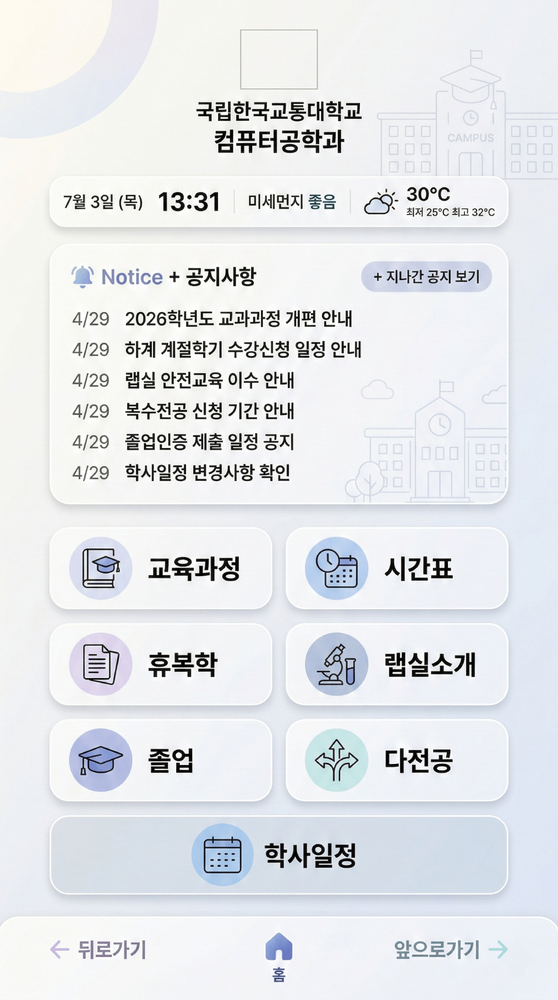
#> input picture apps/api/storage/uploads/4809cb70-296e-4eb2-98e8-b38cc04151fa.png, 558 x 1000 px, shrunk from 1080 x 1935 before the run
$ python -i segmentation.py   (imports and definitions only)
#> lines starting #> are read from the running program, lines starting #| are printed output that depends on the picture; after the words box and inside, x2 and y2 are one past the last pixel; in counts of white or black regions, pixels touching at a corner belong together
from dataclasses import dataclass

import cv2
import numpy as np


@dataclass(frozen=True)
class UIElement:
    element_type: str  # button, card, icon, image, background, text_block
    bbox: tuple[int, int, int, int]  # x, y, w, h
    mask: np.ndarray
    confidence: float
    z_index: int


@dataclass(frozen=True)
class SegmentationResult:
    elements: list[UIElement]
    background_mask: np.ndarray


MIN_ELEMENT_AREA = 200
BUTTON_ASPECT_RATIO_RANGE = (1.5, 8.0)
CARD_MIN_AREA_RATIO = 0.02
ICON_MAX_SIZE = 80


def _classify_element(
    w: int, h: int, image_w: int, image_h: int, aspect_ratio: float, area_ratio: float
) -> str:
    if max(w, h) <= ICON_MAX_SIZE:
        return "icon"

    if (BUTTON_ASPECT_RATIO_RANGE[0] <= aspect_ratio <= BUTTON_ASPECT_RATIO_RANGE[1]
            and h < image_h * 0.1 and area_ratio < 0.05):
        return "button"

    if area_ratio >= CARD_MIN_AREA_RATIO and aspect_ratio < 3.0:
        return "card"

    if area_ratio > 0.5:
        return "background"

    return "image"


def _find_contour_elements(image: np.ndarray) -> list[tuple[int, int, int, int, np.ndarray]]:
    gray = cv2.cvtColor(image, cv2.COLOR_BGR2GRAY)
    blurred = cv2.GaussianBlur(gray, (5, 5), 0)

    edges = cv2.Canny(blurred, 30, 100)
    kernel = cv2.getStructuringElement(cv2.MORPH_RECT, (5, 5))
    closed = cv2.morphologyEx(edges, cv2.MORPH_CLOSE, kernel, iterations=2)

    contours, _ = cv2.findContours(closed, cv2.RETR_EXTERNAL, cv2.CHAIN_APPROX_SIMPLE)

    results: list[tuple[int, int, int, int, np.ndarray]] = []
    h, w = image.shape[:2]

    for contour in contours:
        area = cv2.contourArea(contour)
        if area < MIN_ELEMENT_AREA:
            continue

        x, y, cw, ch = cv2.boundingRect(contour)
        mask = np.zeros((h, w), dtype=np.uint8)
        cv2.drawContours(mask, [contour], -1, 255, -1)
        results.append((x, y, cw, ch, mask))

    return results


def _color_based_segmentation(image: np.ndarray) -> list[tuple[int, int, int, int, np.ndarray]]:
    hsv = cv2.cvtColor(image, cv2.COLOR_BGR2HSV)
    h, w = image.shape[:2]

    results: list[tuple[int, int, int, int, np.ndarray]] = []

    colors = [
        ((0, 50, 50), (10, 255, 255)),     # red
        ((100, 50, 50), (130, 255, 255)),   # blue
        ((35, 50, 50), (85, 255, 255)),     # green
        ((20, 100, 100), (35, 255, 255)),   # yellow/orange
    ]

    for lower, upper in colors:
        mask = cv2.inRange(hsv, np.array(lower), np.array(upper))
        kernel = cv2.getStructuringElement(cv2.MORPH_RECT, (7, 7))
        mask = cv2.morphologyEx(mask, cv2.MORPH_CLOSE, kernel)

        contours, _ = cv2.findContours(mask, cv2.RETR_EXTERNAL, cv2.CHAIN_APPROX_SIMPLE)
        for contour in contours:
            area = cv2.contourArea(contour)
            if area < MIN_ELEMENT_AREA:
                continue
            x, y, cw, ch = cv2.boundingRect(contour)
            elem_mask = np.zeros((h, w), dtype=np.uint8)
            cv2.drawContours(elem_mask, [contour], -1, 255, -1)
            results.append((x, y, cw, ch, elem_mask))

    return results


def _merge_overlapping(
    elements: list[tuple[int, int, int, int, np.ndarray]],
    iou_threshold: float = 0.5,
) -> list[tuple[int, int, int, int, np.ndarray]]:
    if not elements:
        return []

    kept: list[tuple[int, int, int, int, np.ndarray]] = []

    sorted_elems = sorted(elements, key=lambda e: e[2] * e[3], reverse=True)

    for elem in sorted_elems:
        x1, y1, w1, h1, mask1 = elem
        is_duplicate = False

        for kx, ky, kw, kh, kmask in kept:
            inter_x = max(x1, kx)
            inter_y = max(y1, ky)
            inter_x2 = min(x1 + w1, kx + kw)
            inter_y2 = min(y1 + h1, ky + kh)

            if inter_x2 <= inter_x or inter_y2 <= inter_y:
                continue

            inter_area = (inter_x2 - inter_x) * (inter_y2 - inter_y)
            area1 = w1 * h1
            area2 = kw * kh
            union_area = area1 + area2 - inter_area
            iou = inter_area / union_area if union_area > 0 else 0

            if iou > iou_threshold:
                is_duplicate = True
                break

        if not is_duplicate:
            kept.append(elem)

    return kept


def segment(image: np.ndarray) -> SegmentationResult:
    image_h, image_w = image.shape[:2]
    total_area = image_h * image_w

    contour_elements = _find_contour_elements(image)
    color_elements = _color_based_segmentation(image)

    all_elements = _merge_overlapping(contour_elements + color_elements)

    ui_elements: list[UIElement] = []
    combined_mask = np.zeros((image_h, image_w), dtype=np.uint8)

    for idx, (x, y, w, h, mask) in enumerate(all_elements):
        area_ratio = (w * h) / total_area
        aspect_ratio = w / max(h, 1)

        element_type = _classify_element(w, h, image_w, image_h, aspect_ratio, area_ratio)

        confidence = min(0.9, 0.5 + area_ratio * 2)

        ui_elements.append(UIElement(
            element_type=element_type,
            bbox=(x, y, w, h),
            mask=mask,
            confidence=confidence,
            z_index=idx + 1,
        ))

        combined_mask = cv2.bitwise_or(combined_mask, mask)

    background_mask = cv2.bitwise_not(combined_mask)

    ui_elements_sorted = sorted(
        ui_elements,
        key=lambda e: e.bbox[2] * e.bbox[3],
        reverse=True,
    )
    final_elements = [
        UIElement(
            element_type=e.element_type,
            bbox=e.bbox,
            mask=e.mask,
            confidence=e.confidence,
            z_index=idx,
        )
        for idx, e in enumerate(ui_elements_sorted)
    ]

    return SegmentationResult(
        elements=final_elements,
        background_mask=background_mask,
    )

>>> import cv2
>>> picture = cv2.imread('../storage/uploads/4809cb70-296e-4eb2-98e8-b38cc04151fa.png')
#> picture is the input picture: shape (1000, 558, 3); mean B, G, R 233.2, 229.8, 227.2
>>> result = segment(picture)
#> in _find_contour_elements, `blurred = cv2.GaussianBlur(gray, (5, 5), 0)`:
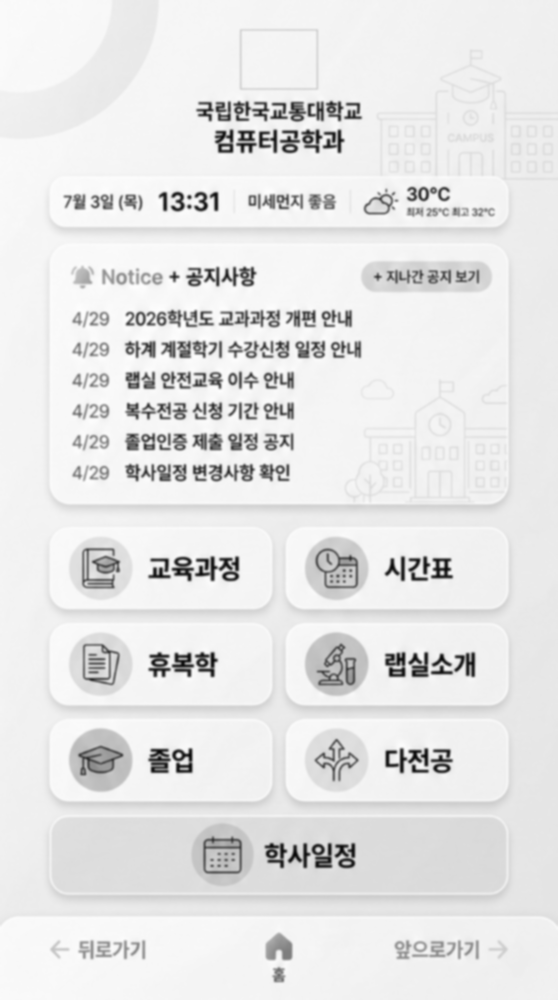
#> blurred: shape (1000, 558); min 8, max 253, mean 229.4
#> in _find_contour_elements, `edges = cv2.Canny(blurred, 30, 100)`:
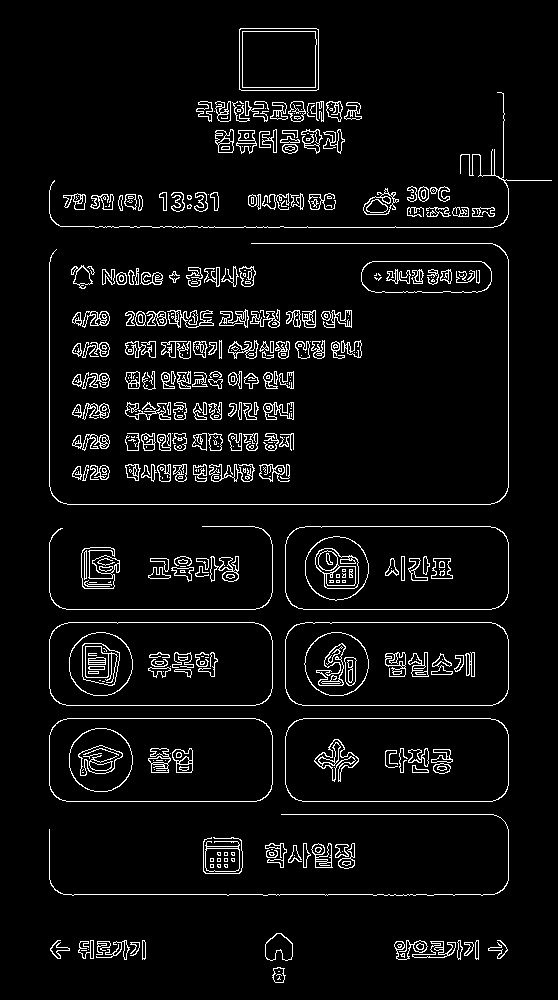
#> edges: shape (1000, 558); 5.3% white in thin lines or dots, all inside (x1, y1, x2, y2) = (49, 28, 552, 983)
#> in _find_contour_elements, `closed = cv2.morphologyEx(edges, cv2.MORPH_CLOSE, kernel, iterations=2)`:
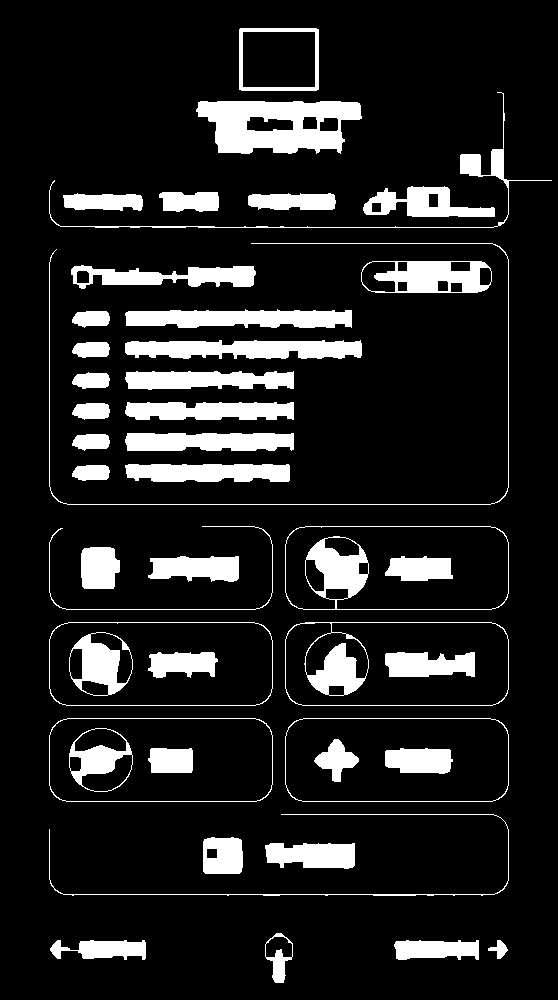
#> closed: shape (1000, 558); 12.7% white; 45 white regions
#> in _find_contour_elements, `contours, _ = cv2.findContours(closed, cv2.RETR_EXTERNAL, cv2.CHAIN_AP..`: contours = 37 contours; largest, box (x1, y1, x2, y2) and area: (285, 718, 509, 802) 18170, (49, 718, 273, 802) 18170, (285, 622, 509, 706) 18166, (285, 526, 509, 610) 18162, (49, 622, 273, 706) 18158
#> the loop in _find_contour_elements, `for contour in contours:` made 37 passes
#> (area, x, y, cw, ch) on passes 2, 3, 4, 5, 6, 8, 9, 10, 11, 12, 13, 14: (1283, 394, 940, 85, 20), (1159, 50, 940, 96, 20), (846, 265, 933, 28, 50), (1819, 265, 843, 90, 26), (1342, 203, 837, 40, 37), (18170.5, 285, 718, 224, 84), (18170.5, 49, 718, 224, 84), (18166.5, 285, 622, 224, 84), (18158, 49, 622, 224, 84), (1751.5, 148, 556, 91, 26), (1384.5, 81, 547, 39, 42), (18161.5, 285, 526, 224, 84)
#> area on passes 1, 7, 15, 30: 151.5, 94, 29, 29.5
#> after the loop in _find_contour_elements, `for contour in contours:`:
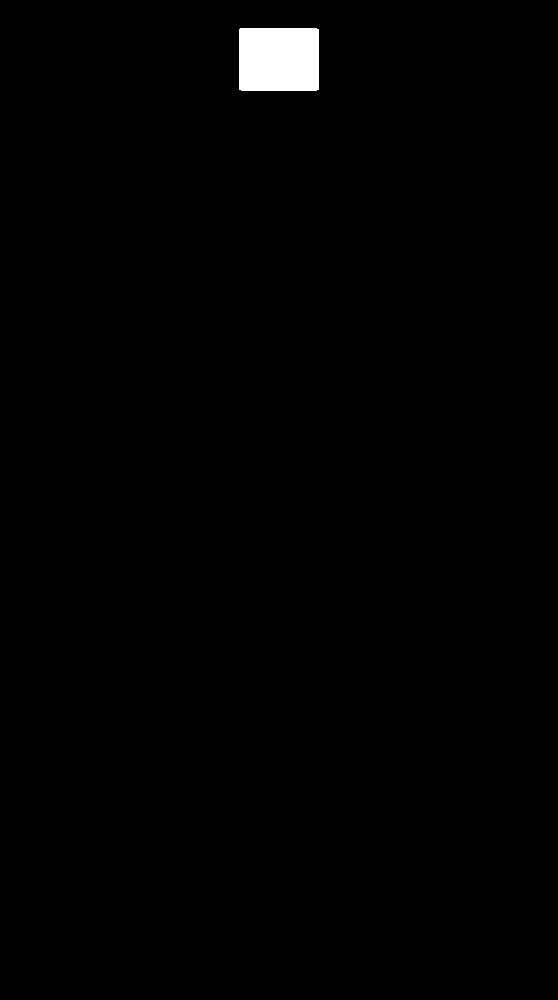
#> mask: shape (1000, 558); 0.9% white; 1 white region, box (x1, y1, x2, y2) and area: (239, 28, 319, 91) 5033
#> after the loop in _find_contour_elements, `for contour in contours:`: results = 33 items
#> in _color_based_segmentation, `hsv = cv2.cvtColor(image, cv2.COLOR_BGR2HSV)`: hsv: shape (1000, 558, 3); mean H, S, V 83.4, 9.9, 234.4
#> after the loop in _color_based_segmentation, `for lower, upper in colors:`:
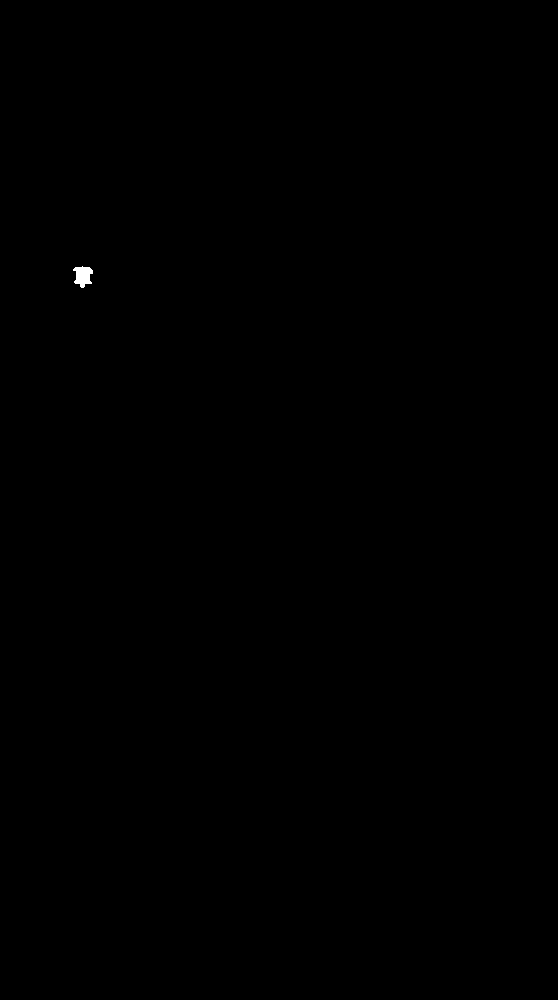
#> elem_mask: shape (1000, 558); 0.05% white; 1 white region, box (x1, y1, x2, y2) and area: (73, 266, 93, 288) 292
#> after the loop in _color_based_segmentation, `for lower, upper in colors:`: results = 8 items
#> in _merge_overlapping, `sorted_elems = sorted(elements, key=lambda e: e[2] * e[3], reverse=True)`: sorted_elems = 41 items
#> the loop in _merge_overlapping, `for elem in sorted_elems:` made 41 passes
#> (x1, y1, w1, h1) on passes 1 to 12: (49, 92, 503, 136), (285, 718, 224, 84), (49, 718, 224, 84), (285, 622, 224, 84), (49, 622, 224, 84), (285, 526, 224, 84), (196, 101, 166, 53), (239, 28, 80, 63), (125, 340, 237, 19), (71, 265, 185, 24), (125, 309, 227, 19), (361, 261, 131, 32)
#> pass 1, in _merge_overlapping, `x1, y1, w1, h1, mask1 = elem`:
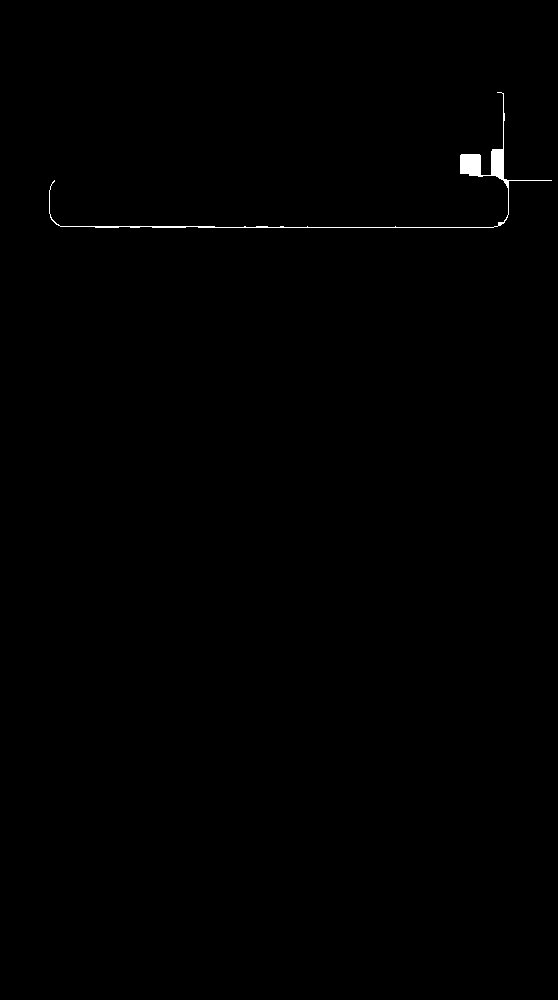
#> mask1: shape (1000, 558); 0.29% white; 1 white region, box (x1, y1, x2, y2) and area: (49, 92, 552, 228) 1631
#> after the loop in _merge_overlapping, `for elem in sorted_elems:`: kept = 39 items
#> the loop in segment, `for idx, (x, y, w, h, mask) in enumerate(all_elements):` made 39 passes
#> (x, y, w, h, area_ratio, aspect_ratio, element_type, confidence) on passes 1 to 12: (49, 92, 503, 136, 0.123, 3.7, 'image', 0.745), (285, 718, 224, 84, 0.0337, 2.67, 'button', 0.567), (49, 718, 224, 84, 0.0337, 2.67, 'button', 0.567), (285, 622, 224, 84, 0.0337, 2.67, 'button', 0.567), (49, 622, 224, 84, 0.0337, 2.67, 'button', 0.567), (285, 526, 224, 84, 0.0337, 2.67, 'button', 0.567), (196, 101, 166, 53, 0.0158, 3.13, 'button', 0.532), (239, 28, 80, 63, 0.00903, 1.27, 'icon', 0.518), (125, 340, 237, 19, 0.00807, 12.47, 'image', 0.516), (71, 265, 185, 24, 0.00796, 7.71, 'button', 0.516), (125, 309, 227, 19, 0.00773, 11.95, 'image', 0.515), (361, 261, 131, 32, 0.00751, 4.09, 'button', 0.515)
#> after the loop in segment, `for idx, (x, y, w, h, mask) in enumerate(all_elements):`:
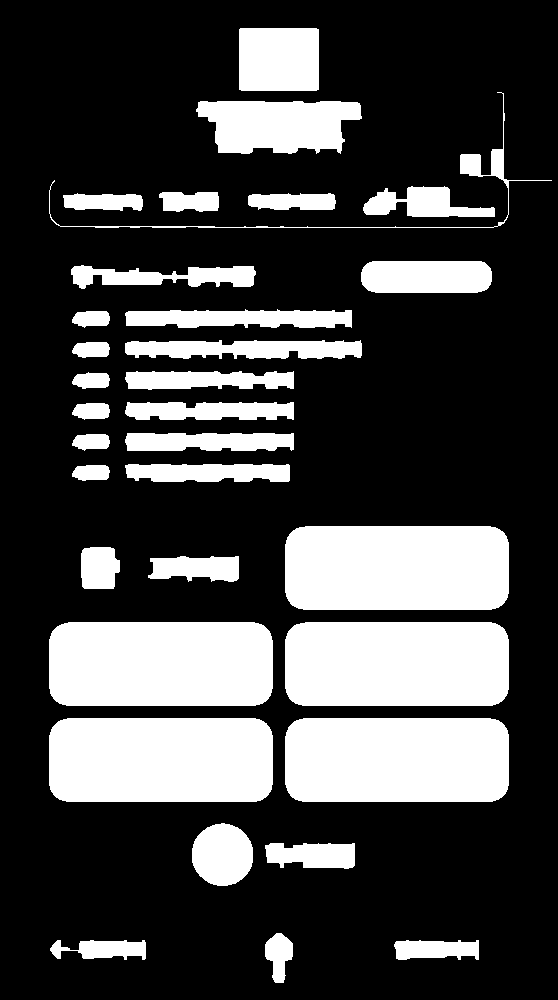
#> combined_mask: shape (1000, 558); 27% white; 33 white regions, largest, box (x1, y1, x2, y2) and area: (49, 718, 273, 802) 18455, (285, 718, 509, 802) 18455, (285, 622, 509, 706) 18451
